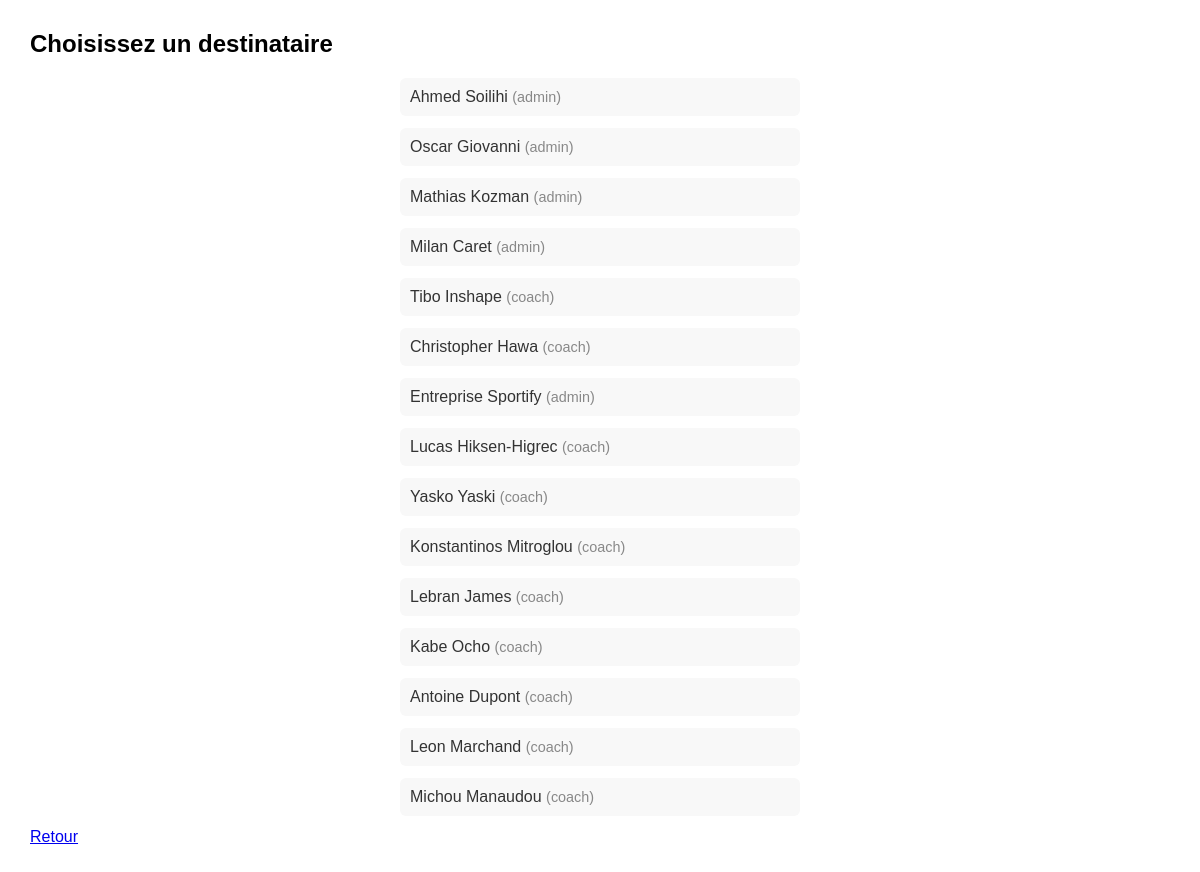
/php/Chat/chat_select.php (signed in), run on the app's committed database.
### tables this page shows
CREATE TABLE IF NOT EXISTS `users` (
  `id` int NOT NULL AUTO_INCREMENT,
  `nom` varchar(100) NOT NULL,
  `prenom` varchar(100) NOT NULL,
  `email` varchar(150) NOT NULL,
  `mot_de_passe` varchar(255) NOT NULL,
  `role` enum('admin','coach','client') NOT NULL,
  `adresse` text,
  `telephone` varchar(20) DEFAULT NULL,
  `carte_etudiant` varchar(30) DEFAULT NULL,
  PRIMARY KEY (`id`),
  UNIQUE KEY `email` (`email`)
);

### php/Chat/chat_select.php (the view, shortened to what this page needs)
<?php
require_once __DIR__ . '/../connexion.php';
$current_user_id = $_SESSION['user_id'];
$stmt = $pdo->prepare("SELECT id, nom, prenom, role FROM users WHERE id != ?");
$stmt->execute([$current_user_id]);
$users = $stmt->fetchAll();
?>
<!DOCTYPE html>
<html lang="fr">
<head>
</head>
<body>
<h2>Choisissez un destinataire</h2>
<div class="users-list">
    <?php foreach ($users as $u): ?>
        <a class="user-link" href="chat.php?user=<?= $u['id'] ?>">
            <?= htmlspecialchars($u['prenom'] . ' ' . $u['nom']) ?>
            <span style="color: #888; font-size: 0.9em;">(<?= $u['role'] ?>)</span>
        </a>
    <?php endforeach; ?>
</div>
<a href="javascript:history.back()">Retour</a>
</body>
</html>

### php/Chat/chat_select.php (style rules this page uses)
body { font-family: Arial, sans-serif; margin: 30px; }
.users-list { max-width: 400px; margin: auto; }
.user-link { display: block; margin-bottom: 12px; padding: 10px; background: #f8f8f8; border-radius: 6px; text-decoration: none; color: #333; }

### data on the page
users: prenom+nom "Ahmed Soilihi", role "admin"
users: prenom+nom "Oscar Giovanni", role "admin"
users: prenom+nom "Mathias Kozman", role "admin"
users: prenom+nom "Milan Caret", role "admin"
users: prenom+nom "Tibo Inshape", role "coach"
users: prenom+nom "Christopher Hawa", role "coach"
users: prenom+nom "Entreprise Sportify", role "admin"
users: prenom+nom "Lucas Hiksen-Higrec", role "coach"
users: prenom+nom "Yasko Yaski", role "coach"
users: prenom+nom "Konstantinos Mitroglou", role "coach"
users: prenom+nom "Lebran James", role "coach"
users: prenom+nom "Kabe Ocho", role "coach"
users: prenom+nom "Antoine Dupont", role "coach"
users: prenom+nom "Leon Marchand", role "coach"
users: prenom+nom "Michou Manaudou", role "coach"
